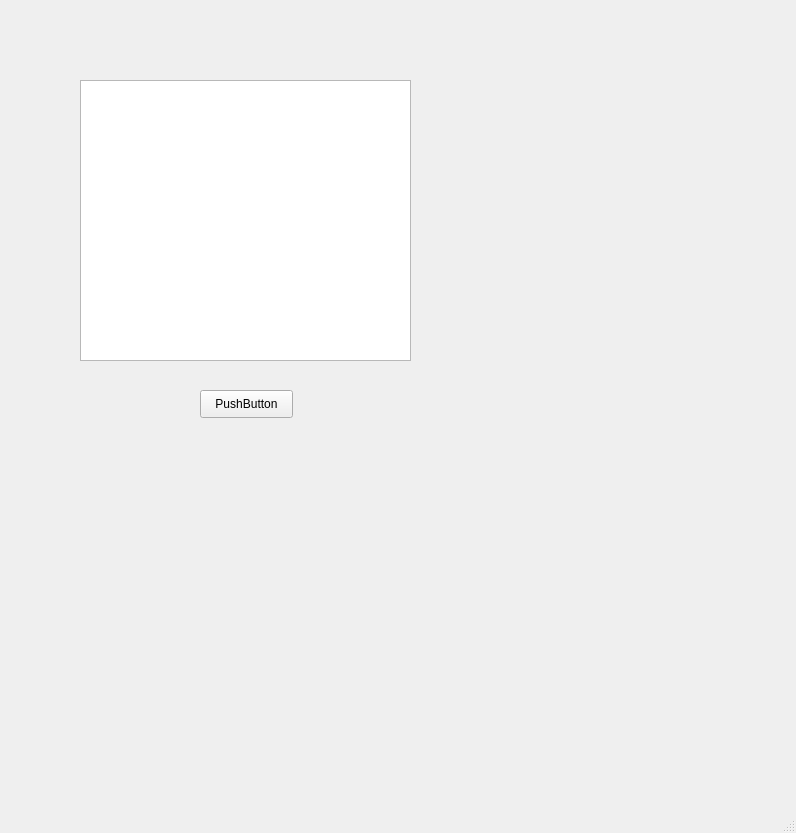
<?xml version="1.0" encoding="UTF-8"?>
<ui version="4.0">
 <class>MainWindow</class>
 <widget class="QMainWindow" name="MainWindow">
  <property name="geometry">
   <rect>
    <x>0</x>
    <y>0</y>
    <width>796</width>
    <height>833</height>
   </rect>
  </property>
  <property name="windowTitle">
   <string>MainWindow</string>
  </property>
  <widget class="QWidget" name="centralwidget">
   <widget class="QTableWidget" name="tableWidget">
    <property name="geometry">
     <rect>
      <x>80</x>
      <y>80</y>
      <width>331</width>
      <height>281</height>
     </rect>
    </property>
   </widget>
   <widget class="QPushButton" name="pushButton">
    <property name="geometry">
     <rect>
      <x>200</x>
      <y>390</y>
      <width>93</width>
      <height>28</height>
     </rect>
    </property>
    <property name="text">
     <string>PushButton</string>
    </property>
   </widget>
  </widget>
  <widget class="QMenuBar" name="menubar">
   <property name="geometry">
    <rect>
     <x>0</x>
     <y>0</y>
     <width>796</width>
     <height>26</height>
    </rect>
   </property>
  </widget>
  <widget class="QStatusBar" name="statusbar"/>
 </widget>
 <resources/>
 <connections/>
</ui>
